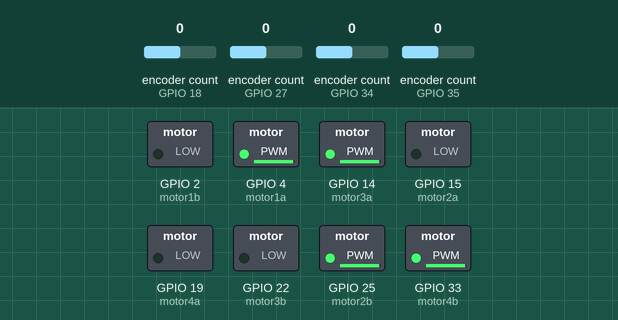
Recording of a program running on a simulated ESP32. On the bench: switched loads named in the program (green lamp = pin HIGH). The test bench sets the inputs (shaded band); at power-on: encoder count (sensors on GPIO 18, GPIO 27, GPIO 34, GPIO 35) 0.

Above: at 0.1 s.
Timing chart, 0 to 1.6 s (numbered marks = the images above):
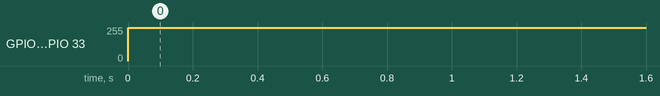

Measured:
- by itself, GPIO 4 (motor1a), GPIO 14 (motor3a), GPIO 25 (motor2b), GPIO 33 (motor4b): 0/255 → 249/255 at 0.00 s

The program:

main.cpp
```cpp
#include <Arduino.h>
#include <Encoder.h>

#define COUNT_LOW 0
#define COUNT_HIGH 1023
#define ENC_MAX 2000
#define PULLY_R 1.0 //仮の数字
#define OFFSET_FORECE 40

//#define testAna  A0//テスト用アナログ出力
//#define testDig 21
#define Kp 2

//バーチャルな壁の位置，
//基準から位置が3000パルス(エンコーダ上で)動いた箇所に壁がある想定
#define WALLPOS 3000

int mode = 0; //0:力が釣り合っているモード, 1:力が発生するモード
float currentX = 0.0f; //x軸の座標
float prevX = 0.0f;

int motor1a = 4; //モータ1正転
int motor1b = 2; //モータ1逆転 //ダミー
int enc1a = 35;   //モータ1エンコーダa相
int enc1b = 39;   //モータ1エンコーダb相

int motor2a = 15; //モータ1正転 //ダミー
int motor2b = 25; //モータ1逆転
int enc2a = 34;   //モータ1エンコーダa相
int enc2b = 36;   //モータ1エンコーダb相

int motor3a = 14; //モータ3正転
int motor3b = 22; //モータ3逆転
int enc3a = 27;   //モータ3エンコーダa相
int enc3b = 26;   //モータ3エンコーダb相

int motor4a = 19; //モータ4正転
int motor4b = 33; //モータ4逆転
int enc4a = 18;   //モータ4エンコーダa相
int enc4b = 19;

int PWM_HZ = 40000;

Encoder myEnc1(enc1a,enc1b);
Encoder myEnc2(enc2a,enc2b);
Encoder myEnc3(enc3a,enc3b);
Encoder myEnc4(enc4a,enc4b);

/* 関数のプロトタイプ宣言 */
void motorOut(int, float);
int SelectOutChannel(int, float);
int readPos(int);
int ForceFeedback(int, int);

void setup() {
  pinMode(motor1a,OUTPUT);
  pinMode(motor1b,OUTPUT);
  pinMode(motor2a,OUTPUT);
  pinMode(motor2b,OUTPUT);
  pinMode(motor3a,OUTPUT);
  pinMode(motor3b,OUTPUT);
  pinMode(motor4a,OUTPUT);
  pinMode(motor4b,OUTPUT);

  pinMode(enc3a,INPUT);
  pinMode(enc3b,INPUT);
  pinMode(enc4a,INPUT);
  pinMode(enc4b,INPUT);

  ledcSetup(1 ,PWM_HZ,10);
  ledcSetup(2,PWM_HZ,10);
  ledcSetup(3,PWM_HZ,10);
  ledcSetup(4,PWM_HZ,10);
  ledcSetup(5,PWM_HZ,10);
  ledcSetup(6,PWM_HZ,10);
  ledcSetup(7,PWM_HZ,10);
  ledcSetup(8,PWM_HZ,10);
  ledcAttachPin(motor1a,1);
  ledcAttachPin(motor1b,2);
  ledcAttachPin(motor2a,3);
  ledcAttachPin(motor2b,4);
  ledcAttachPin(motor3a,5);
  ledcAttachPin(motor3b,6);
  ledcAttachPin(motor4a,7);
  ledcAttachPin(motor4b,8);

  //pinMode(testDig,OUTPUT);
}

void loop() {
  int force = 0;
  int xpos = readPos(0);

  /*if(xpos > WALLPOS){
    mode = 1;
  }
  else{
    mode = 0;
  }

  if(mode == 1){
    force = ForceFeedback(xpos, WALLPOS);
    motorOut(1,OFFSET_FORECE);
    motorOut(2,-(abs(force)+OFFSET_FORECE));
  }
  else{
    motorOut(1,OFFSET_FORECE);
    motorOut(2,-OFFSET_FORECE);
  }*/

  //dacWrite(testAna,255*xpos/20000);
  //dacWrite(testAna, abs(force));
  //digitalWrite(testDig,mode);
 ledcWrite(1,1000);
 ledcWrite(4,1000);
 ledcWrite(5,1000);
 ledcWrite(8,1000);

}

int readPos(int axis){
  int pos = 0;
  switch (axis)
  {
    // x座標
    case 0:
      pos = myEnc1.read();
      return pos;
      break;

    default:
      return 0;
      break;
  }
}

int ForceFeedback(int current,int target){
  int errPos = target - current;
  int ctrlValue = errPos*Kp;
  return ctrlValue;
}

/*
モータを動かす関数
motor:動かすモータ番号，value:値
*/
void motorOut(int motor, float value){
  int ch1 = SelectOutChannel(motor, value);
  int ch2 = SelectOutChannel(motor, -value); //正負が逆転したvalueを与えることで対のチャンネルを得られる
  ledcWrite(ch1,constrain(fabs(value),COUNT_LOW,COUNT_HIGH));
  ledcWrite(ch2,0);
}

/*
出力に使うpwmの出力チャンネルを選ぶ関数
 */
int SelectOutChannel(int motor,float value){
  //正転のとき
  if(value >= 0){
    switch (motor)
    {
      case 1:
        return 1; //pwmの出力チャンネル
        break;
      case 2:
        return 3;
        break;

      default:
        return 0;
        break;
    }
  }

  //逆転のとき
  else{
    switch (motor)
    {
      case 1:
        return 2;
        break;
      case 2:
        return 4;
        break;

      default:
        return 0;
        break;
    }
  }
}
```
